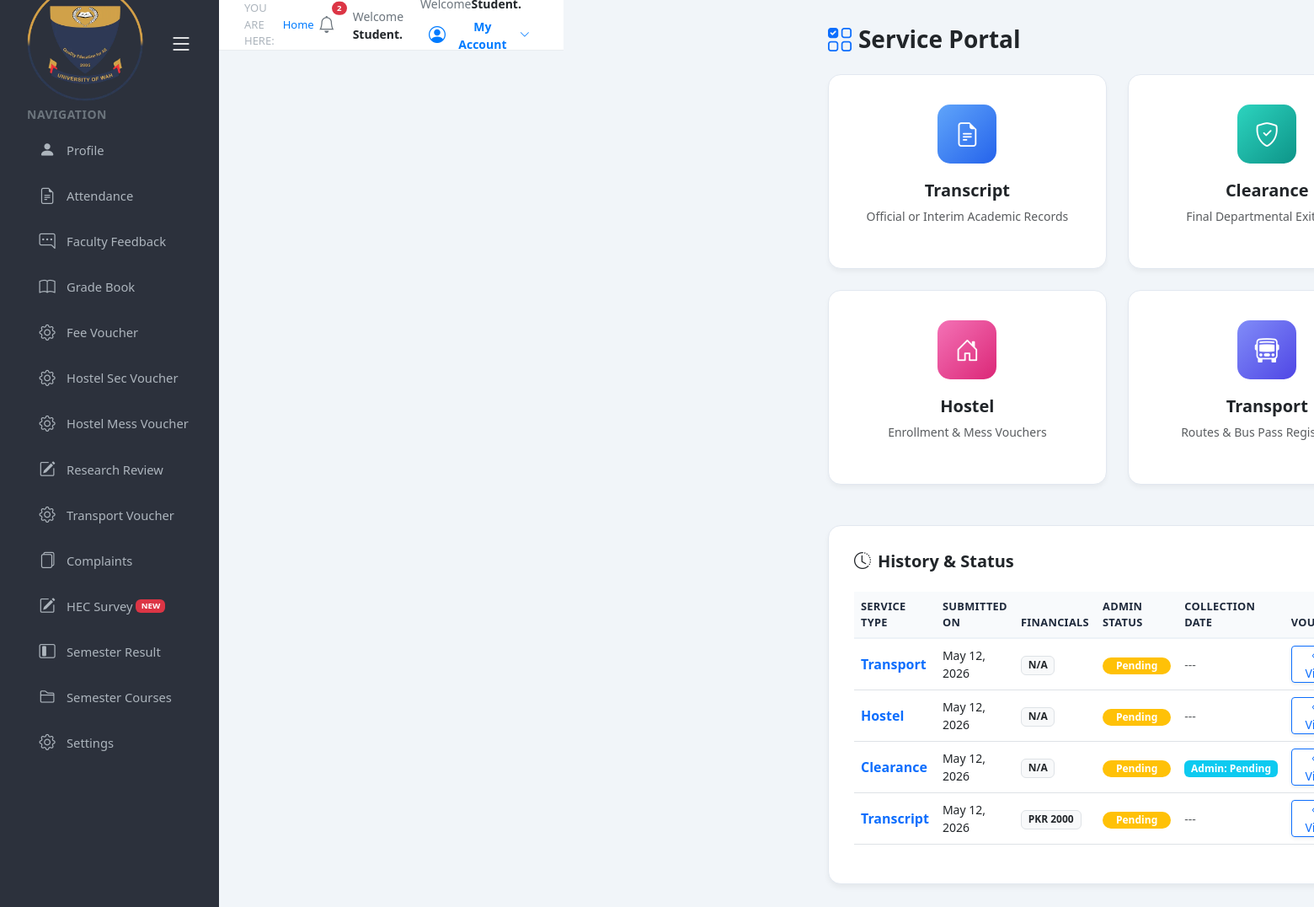
/student_services.php, run on the app's committed database.
### tables this page shows
CREATE TABLE `student_services` (
  `id` int(11) NOT NULL,
  `registration_no` varchar(50) DEFAULT NULL,
  `student_name` varchar(100) DEFAULT NULL,
  `service_type` varchar(100) DEFAULT NULL,
  `details` text DEFAULT NULL,
  `status` enum('Pending','In Progress','Ready for Collection','Completed','Rejected') DEFAULT 'Pending',
  `collection_date` date DEFAULT NULL,
  `voucher_cleared` tinyint(1) DEFAULT 0,
  `applied_on` timestamp NOT NULL DEFAULT current_timestamp(),
  `academic_level` varchar(50) DEFAULT NULL,
  `processing_type` enum('Regular','Urgent') DEFAULT 'Regular',
  `selected_semester` varchar(20) DEFAULT NULL,
  `urgency_fee` int(11) DEFAULT 0,
  `gender` varchar(10) DEFAULT NULL,
  `father_name` varchar(100) DEFAULT NULL,
  `current_section` varchar(20) DEFAULT NULL,
  `hod_name` varchar(100) DEFAULT NULL,
  `events_participated` text DEFAULT NULL,
  `distance_km` int(11) DEFAULT 0,
  `mess_type` varchar(50) DEFAULT NULL,
  `total_calculated_fee` int(11) DEFAULT 0,
  `degree_level` enum('BS','MS','PhD') DEFAULT NULL,
  `extra_courses` text DEFAULT NULL,
  `clearance_reason` varchar(100) DEFAULT NULL,
  `library_clearance` varchar(50) DEFAULT 'Pending',
  `hostel_type` enum('Standard','Premium','Luxury') DEFAULT NULL,
  `bus_zone` varchar(50) DEFAULT NULL,
  `shift_timing` varchar(20) DEFAULT NULL,
  `research_title` text DEFAULT NULL,
  `blood_group` varchar(5) DEFAULT NULL,
  `emergency_contact` varchar(20) DEFAULT NULL,
  `preferred_roommate` varchar(100) DEFAULT NULL,
  `allergies_medical` text DEFAULT NULL,
  `pickup_point` varchar(100) DEFAULT NULL,
  `arrival_time_slot` varchar(20) DEFAULT NULL,
  `student_cnic` varchar(15) DEFAULT NULL,
  `guardian_contact` varchar(20) DEFAULT NULL,
  `medical_condition` text DEFAULT NULL,
  `mess_preference` enum('Veg','Non-Veg','Both') DEFAULT NULL,
  `stay_duration` varchar(50) DEFAULT NULL,
  `clearance_type` enum('Final','Semester-wise','Migration') DEFAULT 'Final',
  `library_book_return` varchar(10) DEFAULT 'Yes',
  `sports_kit_return` varchar(10) DEFAULT 'Yes',
  `outstanding_dues` varchar(50) DEFAULT 'None',
  `reason_for_leaving` text DEFAULT NULL,
  `department_hod` varchar(100) DEFAULT NULL,
  `transcript_type` enum('Official','Interim','Duplicate','Revised') DEFAULT 'Official',
  `academic_session` varchar(20) DEFAULT NULL,
  `total_cgpa` decimal(3,2) DEFAULT NULL,
  `passing_year` int(11) DEFAULT NULL,
  `attachment_check` text DEFAULT NULL,
  `doc_cnic` varchar(255) DEFAULT NULL,
  `doc_matric` varchar(255) DEFAULT NULL,
  `doc_inter` varchar(255) DEFAULT NULL,
  `doc_clearance` varchar(255) DEFAULT NULL,
  `transport_route` varchar(100) DEFAULT NULL,
  `bus_number` varchar(20) DEFAULT NULL,
  `doc_transport_voucher` varchar(255) DEFAULT NULL,
  `doc_hostel_voucher` varchar(255) DEFAULT NULL
);

### student_services.php (the view, shortened to what this page needs)
<?php
$conn = new mysqli("localhost", "root", "", "fyp");
$raw_roll = $_SESSION['roll_no'] ?? 'guest';
$registration_no = preg_replace('/[^A-Za-z0-9_\-]/', '_', $raw_roll);
$history = $conn->query("SELECT * FROM student_services WHERE registration_no = '{$registration_no}' ORDER BY id DESC");
?>
<!DOCTYPE html>
<html lang="en">
<head>
    <link href="https://cdn.jsdelivr.net/npm/bootstrap@5.3.0/dist/css/bootstrap.min.css" rel="stylesheet">
    <link rel="stylesheet" href="https://cdn.jsdelivr.net/npm/bootstrap-icons@1.11.1/font/bootstrap-icons.css">
    <link rel="stylesheet" href="assets/navbar.css">
    <link rel="stylesheet" href="assets/header.css">
    <link rel="stylesheet" href="assets/style.css">
    <link rel="stylesheet" href="includes/navbar.php">
    <link rel="stylesheet" href="includes/header.php">
</head>
<body>
    <div class="main-wrapper">
        <?php include('includes/navbar.php'); ?>
        <?php include('includes/header.php'); ?>
        <div class="content-area">
            <div class="container-fluid px-4">
                <h3 class="fw-bold mb-4"><i class="bi bi-ui-checks-grid me-2 text-primary"></i>Service Portal</h3>
                <div class="service-grid">
                    <div class="service-card" data-bs-toggle="modal" data-bs-target="#transcriptModal">
                        <div class="icon-box bg-blue-grad"><i class="bi bi-file-earmark-text"></i></div>
                        <h5 class="fw-bold">Transcript</h5>
                        <p class="text-muted small">Official or Interim Academic Records</p>
                    </div>
                    <div class="service-card" data-bs-toggle="modal" data-bs-target="#clearanceModal">
                        <div class="icon-box bg-teal-grad"><i class="bi bi-shield-check"></i></div>
                        <h5 class="fw-bold">Clearance</h5>
                        <p class="text-muted small">Final Departmental Exit Form</p>
                    </div>
                    <div class="service-card" data-bs-toggle="modal" data-bs-target="#hostelModal">
                        <div class="icon-box bg-pink-grad"><i class="bi bi-house-door"></i></div>
                        <h5 class="fw-bold">Hostel</h5>
                        <p class="text-muted small">Enrollment & Mess Vouchers</p>
                    </div>
                    <div class="service-card" data-bs-toggle="modal" data-bs-target="#transportModal">
                        <div class="icon-box bg-indigo-grad"><i class="bi bi-bus-front"></i></div>
                        <h5 class="fw-bold">Transport</h5>
                        <p class="text-muted small">Routes & Bus Pass Registration</p>
                    </div>
                </div>
                <div class="status-table-card mt-5">
                    <h5 class="fw-bold mb-4"><i class="bi bi-clock-history me-2"></i>History & Status</h5>
                    <div class="table-responsive">
                        <table class="table table-hover align-middle">
                            <thead class="table-light">
                                <tr>
                                    <th>Service Type</th>
                                    <th>Submitted On</th>
                                    <th>Financials</th>
                                    <th>Admin Status</th>
                                    <th>Collection Date</th>
                                    <th>Voucher</th>
                                </tr>
                            </thead>
                            <tbody>
                                <?php while ($row = $history->fetch_assoc()): ?>
                                    <tr>
                                        <td>
                                            <span class="fw-bold text-primary">
                                                <?php echo htmlspecialchars($row['service_type']); ?>
                                            </span>
                                        </td>
                                        <td class="small">
                                            <?php echo !empty($row['applied_on']) ? date('M d, Y', strtotime($row['applied_on'])) : 'Recently'; ?>
                                        </td>
                                        <td>
                                            <span class="badge bg-light text-dark border">
                                                <?php echo !empty($row['total_calculated_fee']) ? 'PKR ' . $row['total_calculated_fee'] : 'N/A'; ?>
                                            </span>
                                        </td>
                                        <td>
                                            <?php
                                            $status = $row['status'] ?? 'Pending';
                                            $badge_class = match ($status) {
                                                'Approved', 'Completed' => 'bg-success',
                                                'Rejected' => 'bg-danger',
                                                'In Progress' => 'bg-info',
                                                default => 'bg-warning'
                                            };
                                            ?>
                                            <span class="badge <?php echo $badge_class; ?> rounded-pill px-3">
                                                <?php echo $status; ?>
                                            </span>
                                        </td>
                                        <td>
                                            <?php if ($row['service_type'] === 'Clearance'): ?>
                                                <span
                                                    class="badge <?php echo ($row['library_clearance'] ?? '') === 'Cleared' ? 'bg-success' : 'bg-info'; ?> border-0 small">
                                                    Admin:
                                                    <?php echo htmlspecialchars($row['library_clearance'] ?? 'Pending'); ?>
                                                </span>
                                            <?php else: ?>
                                                <span class="text-muted small">
                                                    <?php echo !empty($row['collection_date']) ? date('M d, Y', strtotime($row['collection_date'])) : '---'; ?>
                                                </span>
                                            <?php endif; ?>
                                        </td>
                                        <td>
                                            <?php
                                            $file_to_show = '';
                                            $service = $row['service_type'];
                                            if ($service === 'Transport') {
                                                $file_to_show = $row['doc_transport_voucher'] ?? '';
                                            } elseif ($service === 'Hostel') {
                                                $file_to_show = $row['doc_hostel_voucher'] ?? '';
                                            } elseif ($service === 'Clearance') {
                                                $file_to_show = $row['doc_clearance'] ?? '';
                                            } else {
                                                $file_to_show = $row['doc_matric'] ?? $row['doc_cnic'] ?? $row['doc_inter'] ?? '';
                                            }
                                            if (!empty($file_to_show)): ?>
                                                <a href="uploads/transcripts/<?php echo htmlspecialchars($file_to_show); ?>"
                                                    target="_blank" class="btn btn-sm btn-outline-primary py-0 shadow-sm">
                                                    <i class="bi bi-eye"></i> View
                                                </a>
                                            <?php else: ?>
                                                <span class="text-muted small italic">No File</span>
                                            <?php endif; ?>
                                        </td>
                                    </tr>
                                <?php endwhile; ?>
                            </tbody>
                        </table>
                    </div>
                </div>
            </div>
        </div>
    </div>
</body>
</html>

### assets/style.css (style rules this page uses)
:root { --uw-primary: #008080; --uw-dark: #1e293b; --uw-light: #f1f5f9; --sidebar-width: 260px; }
body { background-color: var(--uw-light); font-family: 'Segoe UI', Tahoma, Geneva, Verdana, sans-serif; margin: 0; overflow-x: hidden; }
.main-wrapper { display: flex; width: 100%; min-height: 100vh; }
.content-area { flex: 1; margin-left: var(--sidebar-width); padding: 30px; background-color: var(--uw-light); display: flex; flex-direction: column; align-items: center; }
.service-grid { display: grid; grid-template-columns: repeat(auto-fit, minmax(300px, 1fr)); gap: 25px; margin-bottom: 40px; width: 100%; }
.service-card { background: white; border-radius: 15px; padding: 35px; text-align: center; border: 1px solid #e2e8f0; transition: all 0.3s ease; cursor: pointer; box-shadow: 0 4px 6px -1px rgba(0, 0, 0, 0.05); }
.icon-box { width: 70px; height: 70px; border-radius: 15px; display: flex; align-items: center; justify-content: center; margin: 0 auto 20px; font-size: 1.8rem; color: white; }
.bg-teal-grad { background: linear-gradient(135deg, #2dd4bf, #0d9488); }
.bg-blue-grad { background: linear-gradient(135deg, #60a5fa, #2563eb); }
.bg-pink-grad { background: linear-gradient(135deg, #f472b6, #db2777); }
.bg-indigo-grad { background: linear-gradient(135deg, #818cf8, #4f46e5); }
.status-table-card { background: white; border-radius: 15px; padding: 30px; width: 100%; box-shadow: 0 4px 6px rgba(0, 0, 0, 0.05); border: 1px solid #e2e8f0; }
.table thead th { background-color: #f8fafc; color: var(--uw-dark); font-weight: 600; border-bottom: 2px solid #edf2f7; text-transform: uppercase; font-size: 0.8rem; letter-spacing: 0.025em; }

### data on the page
student_services: service_type "Transport", applied_on "May 12, 2026", total_calculated_fee "N/A", status "Pending"
student_services: service_type "Hostel", applied_on "May 12, 2026", total_calculated_fee "N/A", status "Pending"
student_services: service_type "Clearance", applied_on "May 12, 2026", total_calculated_fee "N/A", status "Pending", library_clearance "Pending"
student_services: service_type "Transcript", applied_on "May 12, 2026", total_calculated_fee "2000", status "Pending"

### other printed values
$student['full_name'] "Student"
